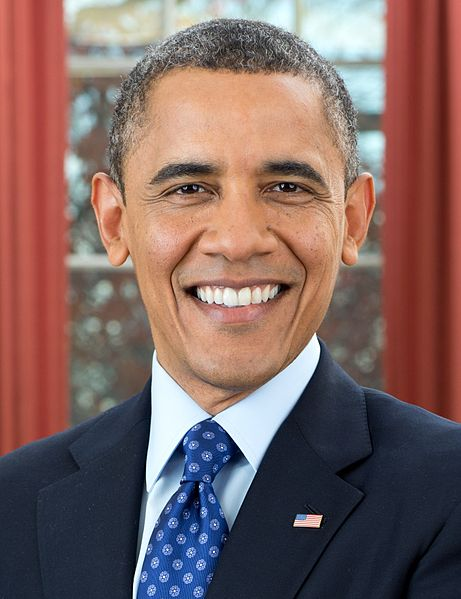
#> input picture examples/input/obama.jpg, 461 x 599 px, found by its file name; its folder holds only this picture in this run
$ python ImageCrop.py
#> lines starting #> are read from the running program, lines starting #| are printed output that depends on the picture
import numpy as np
import cv2
import os, os.path

#multiple cascades: https://github.com/Itseez/opencv/tree/master/data/haarcascades

#https://github.com/Itseez/opencv/blob/master/data/haarcascades/haarcascade_frontalface_default.xml
face_cascade = cv2.CascadeClassifier('C:\\Users\\Owner\\PycharmProjects\\untitled2\\haarcascade_eye.xml')
#https://github.com/Itseez/opencv/blob/master/data/haarcascades/haarcascade_eye.xml
eye_cascade = cv2.CascadeClassifier('C:\\Users\\Owner\\PycharmProjects\\untitled2\\haarcascade_frontalface_default.xml')

DIR = 'C:/Users/Owner/PycharmProjects/untitled2/input/'
pictures =[name for name in os.listdir(DIR) if os.path.isfile(os.path.join(DIR, name))]

for pic in pictures:
    img = cv2.imread(DIR+str(pic))
#> img is the input picture: shape (599, 461, 3); mean B, G, R 98.2, 101.3, 127.8
    height = img.shape[0]
#> height = 599
    width = img.shape[1]
#> width = 461
    size = height * width
#> size = 276139

    if size > (250000):
        r = 500.0 / img.shape[1]
#> r = 1.08
        dim = (500, int(img.shape[0] * r))
#> dim = (500, 649)
        img2 = cv2.resize(img, dim, interpolation = cv2.INTER_AREA)
        img = img2

    gray = cv2.cvtColor(img, cv2.COLOR_BGR2GRAY)
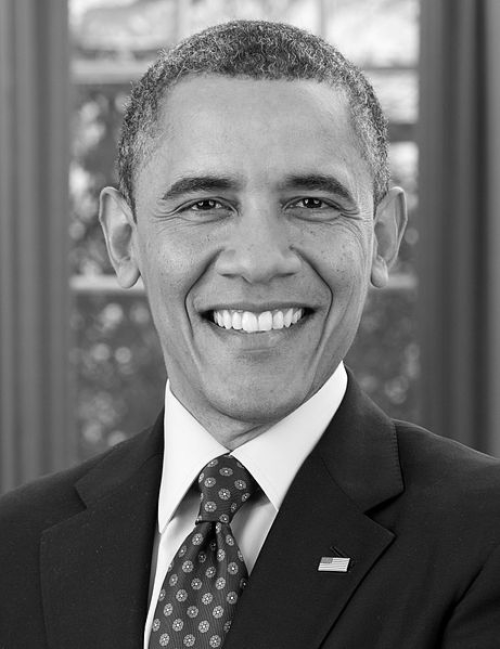
#> gray: shape (649, 500); min 0, max 254, mean 108.8
    faces = face_cascade.detectMultiScale(gray)
#> faces = [[169, 167, 74, 74], [273, 171, 65, 65], [184, 292, 50, 50]]
    eyesn = 0
    n = 1
    for (x,y,w,h) in faces:
        imgCrop = img[y:y+h,x:x+w]
        cv2.imwrite("C:/Users/Owner/PycharmProjects/untitled2/output/crop" + str(pic) + "_" + str(n) + ".jpg", imgCrop)
        #cv2.rectangle(img,(x,y),(x+w,y+h),(255,0,0),2)
        roi_gray = gray[y:y+h, x:x+w]
        roi_color = img[y:y+h, x:x+w]

        eyes = eye_cascade.detectMultiScale(roi_gray)
        for (ex,ey,ew,eh) in eyes:
            #cv2.rectangle(roi_color,(ex,ey),(ex+ew,ey+eh),(0,255,0),2)
            eyesn = eyesn +1
        if eyesn >= 2:
            cv2.imwrite("C:/Users/Owner/PycharmProjects/untitled2/output/crop"+str(pic)+ "_" +str(n)+ ".jpg", imgCrop)
            n += 1
#> this loop made 3 passes
#> pass 1, `imgCrop = img[y:y+h,x:x+w]`:
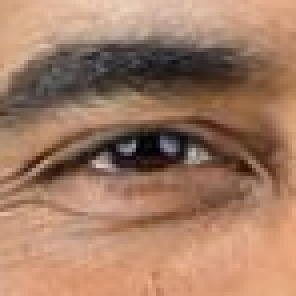
#> imgCrop: shape (74, 74, 3) (shown 4 times larger); mean B, G, R 100.5, 123.3, 161.2
#> pass 1, `roi_gray = gray[y:y+h, x:x+w]`:
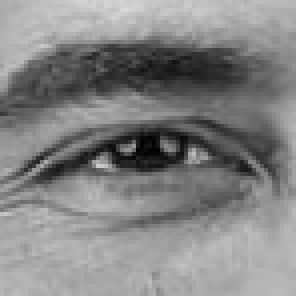
#> roi_gray: shape (74, 74) (shown 4 times larger); min 1, max 218, mean 132
#> pass 2, `imgCrop = img[y:y+h,x:x+w]`:
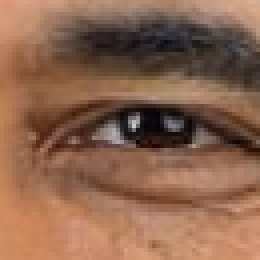
#> imgCrop: shape (65, 65, 3) (shown 4 times larger); mean B, G, R 78.3, 100.5, 139.5
#> pass 2, `roi_gray = gray[y:y+h, x:x+w]`:
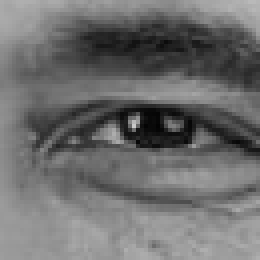
#> roi_gray: shape (65, 65) (shown 4 times larger); min 3, max 202, mean 109.6
#> after the loop:
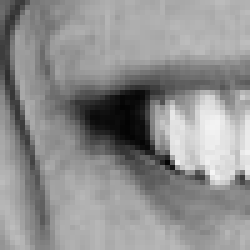
#> roi_gray: shape (50, 50) (shown 5 times larger); min 3, max 245, mean 143.2
#> after the loop, eyesn = 0; n = 1

    #cv2.imshow('img',imgCrop)
    print("Image"+str(pic)+" has been processed and cropped")
    k = cv2.waitKey(30) & 0xff
#> (key Esc is pressed here)
    if k == 27:
        break

#cap.release()
print("All images have been processed!!!")
cv2.destroyAllWindows()
cv2.destroyAllWindows()
